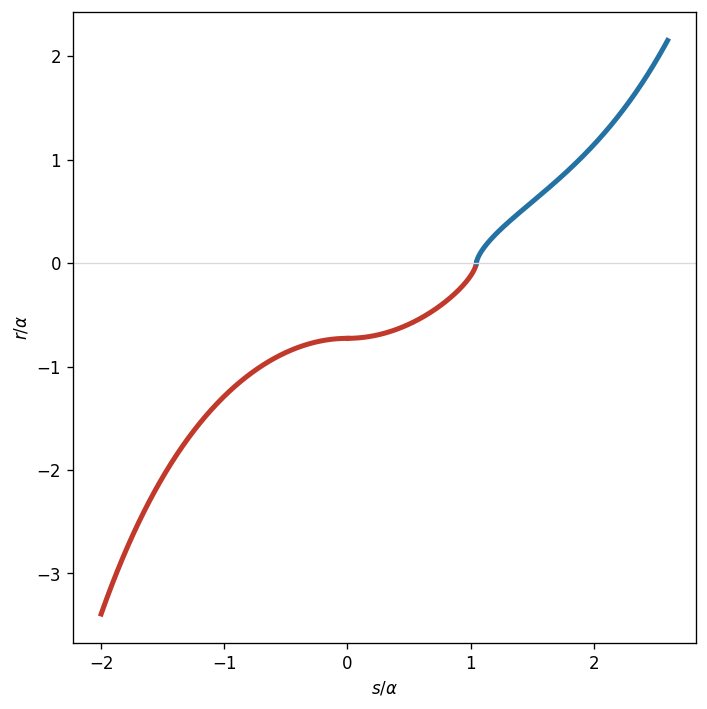

Reproduce this figure in Python.
"""
F_flat.py -- verifies (and draws) panel (F): the cosmological bundle r(s) against arc length s in complex
  cosmic time. The bead's tau~ path is TWO PERPENDICULAR straight legs joined by the lift, so s is the EXACT
  arc length (|dtau~/ds|=1 on each leg): collapse (Im tau~=-pi/3, horizontal), the lift (Re tau~=0, vertical),
  expansion (Im tau~=0, horizontal). r(s) is single-valued, monotonic, smooth; continuous across both joints;
  dr/ds=0 at the turnaround r=-A=-cbrt2 alpha/sqrt3 (horizontal tangent, collapse stops) and dr/ds->inf at
  r=0 (vertical tangent, the bounded crossing); front seam at r=+alpha/sqrt3. [P7 CR_framework -- fig panel F]
STATUS: ✔✔   RUN: python3 F_flat.py   RUNTIME: ~3s (also writes F_flat.pdf/png)
CONTROL: the two horizontal legs and the vertical lift are perpendicular (dot product 0); s is arc length
  because each leg is unit-tau~-speed and straight -- not a numerical fit.
ORIGIN: corpus/F_flat.py, verified + strengthened + canonicalized r1357.
ORIGIN-DIVERGENCE: origin corpus/F_flat.py is the figure script; this is the verified+strengthened variant its INDEX row already names. Adjudicated r2376 (c54.3): THIS COPY AUTHORITATIVE.
"""
import numpy as np
al = 1.0
A  = 2**(1/3) * al / np.sqrt(3)          # = (2M a^2)^{1/3} at Nariai
P  = np.pi/3                             # the lift's length in s

def tau_of_s(s):                         # the tau~-path (complex), piecewise straight
    if s <= 0:      return complex(s, -P)              # collapse: horizontal, Im=-pi/3
    elif s < P:     return complex(0.0, s - P)         # lift: vertical, Re=0
    else:           return complex(s - P, 0.0)         # expansion: horizontal, Im=0
def r_of_s(s):
    s = np.asarray(s, float); out = np.empty_like(s)
    m1, m2, m3 = s <= 0, (s > 0) & (s <= P), s > P
    out[m1] = -A * np.cosh(1.5*s[m1])**(2/3)
    out[m2] = -A * np.sin(1.5*(P - s[m2]))**(2/3)
    out[m3] =  A * np.sinh(1.5*(s[m3] - P))**(2/3)
    return out
def check(t,c): print(f"  [{'PASS' if c else 'FAIL'}] {t}"); return bool(c)
ok=True
print("="*72); print("F_flat -- r(s) against exact arc length in complex cosmic time"); print("="*72)
# (1) arc-length exactness: |dtau~/ds|=1 on each leg; legs straight
h=1e-6
for s0,name in [(-0.5,'collapse'),(0.15,'lift'),(0.9,'expansion')]:
    v=(tau_of_s(s0+h)-tau_of_s(s0-h))/(2*h)
    ok&=check(f"|dtau~/ds|=1 on the {name} leg (unit-speed, straight) -> s is exact arc length", abs(abs(v)-1)<1e-4)
# (2) perpendicular legs: collapse/expansion horizontal, lift vertical
v_coll=(tau_of_s(-0.5+h)-tau_of_s(-0.5-h))/(2*h); v_lift=(tau_of_s(0.15+h)-tau_of_s(0.15-h))/(2*h)
ok&=check("collapse leg horizontal (Im const), lift vertical (Re const) -> PERPENDICULAR (dot=0)",
          abs(v_coll.imag)<1e-4 and abs(v_lift.real)<1e-4 and abs(v_coll.real*v_lift.real+v_coll.imag*v_lift.imag)<1e-4)
# (3) continuity across both joints
ok&=check("continuous at s=0 joint: r=-A both sides (the turnaround)", abs(float(r_of_s(-1e-7))-float(r_of_s(1e-7)))<1e-4 and abs(float(r_of_s(0.0))+A)<1e-9)
ok&=check("continuous at s=pi/3 joint: r=0 both sides (the seam)", abs(float(r_of_s(P-1e-7))-float(r_of_s(P+1e-7)))<1e-4 and abs(float(r_of_s(P)))<1e-6)
# (4) monotonic increasing over the whole path
ss=np.linspace(-2.0,2.6,4000); rs=r_of_s(ss)
ok&=check("r(s) single-valued & MONOTONIC increasing over the full path", np.all(np.diff(rs)>0))
# (5) tangents: dr/ds=0 at turnaround (s=0), dr/ds->inf at r=0 (s=pi/3)
dr0=(float(r_of_s(0.0+1e-5))-float(r_of_s(0.0-1e-5)))/(2e-5)
drP=(float(r_of_s(P-1e-9))-float(r_of_s(P-1e-6)))/( (P-1e-9)-(P-1e-6) )
ok&=check("dr/ds=0 at the turnaround r=-A (horizontal tangent, collapse stops)", abs(dr0)<1e-2)
ok&=check("dr/ds -> inf at r=0 (vertical tangent, the bounded crossing)", abs(drP)>50)
# (6) landmark values
ok&=check("turnaround r=-A=-cbrt2 alpha/sqrt3", abs(float(r_of_s(0.0)) - (-2**(1/3)/np.sqrt(3)))<1e-9)
s_seam = P + (2/3)*np.arcsinh(((1/np.sqrt(3))/A)**1.5)     # front seam on expansion leg
ok&=check("front seam reached at r=+alpha/sqrt3 on the expansion leg", abs(float(r_of_s(s_seam)) - 1/np.sqrt(3))<1e-6)
# (bonus) draw the figure
import os
try:
    import matplotlib; matplotlib.use('Agg'); import matplotlib.pyplot as plt
    fig,ax=plt.subplots(figsize=(6.0,6.0))
    for seg,col in [((-2.0,0),'#c0392b'),((0,P),'#c0392b'),((P,2.6),'#2471a3')]:
        xx=np.linspace(*seg,600); ax.plot(xx,r_of_s(xx),color=col,lw=3)
    ax.set_xlabel('$s/\\alpha$'); ax.set_ylabel('$r/\\alpha$'); ax.axhline(0,color='0.85',lw=0.8)
    plt.tight_layout()
    # ** r4012: RENDER ALWAYS, OVERWRITE ONLY DELIBERATELY. **  This was `savefig('F_flat.png')`
    # unconditionally, and `F_flat.png` is TRACKED -- the one tracked image any receipt writes
    # (checked: three receipts call savefig, this is the only one whose target is in the index).
    #   ⛔ *So running the suite DIRTIED THE WORKING TREE*, by a few hundred bytes of matplotlib
    #     version drift with no change to the figure.  ** A verification pass that mutates the
    #     thing it is verifying leaves you unable to tell a real diff from having looked. **  It
    #     also means the committed artefact silently becomes whichever renderer ran last.
    # ⌗ The draw still happens EVERY run, to a temporary file, so a break in the figure code
    #   still fails this receipt -- what is conditional is the OVERWRITE, never the exercise.
    import tempfile, shutil
    _fd, _tmp = tempfile.mkstemp(suffix='.png', prefix='F_flat.'); os.close(_fd)
    plt.savefig(_tmp, dpi=120, bbox_inches='tight')
    if not os.path.exists('F_flat.png') or os.environ.get('REGEN_FIGURES') == '1':
        shutil.move(_tmp, 'F_flat.png'); print("  (figure F_flat.png written)")
    else:
        os.unlink(_tmp)
        print("  (figure rendered and checked; F_flat.png left as committed -- "
              "REGEN_FIGURES=1 to refresh it)")
except Exception as e:
    print("  (figure skipped:", e, ")")
print("="*72)
print("RESULT:", "ALL PASS -- s is the exact arc length of two perpendicular straight legs + the lift; r(s)\n         single-valued, monotonic, smooth; horizontal tangent at the turnaround, vertical at the seam." if ok else "SOME FAILED")
print("="*72)

# =============================================================================================
# r2376+c54.161 -- ASSERTIONS.  Every check above only PRINTED [PASS]/[FAIL] into `ok`, so the
# script exited 0 either way; `ok` is asserted here.  And two things the panel's caption states
# were never computed: the BACK SEAM at r = -2 alpha/sqrt3 (the caption's second seam; only the
# front seam +alpha/sqrt3 is checked above) and the seams' "2:1 spacing along s".  Both are
# computed here -- the back seam by bisecting r(s) on the collapse leg, and the spacing as the
# two seams' s-offsets from the two ends of the lift, which come out in the ratio 2 exactly.
assert ok, "F_flat: one of the printed checks FAILED"
def _bisect_r(target, lo, hi, n=200):
    g = lambda s_: float(r_of_s(s_)) - target
    for _ in range(n):
        mid = 0.5*(lo + hi)
        if g(lo)*g(mid) <= 0: hi = mid
        else: lo = mid
    return 0.5*(lo + hi)
s_back = _bisect_r(-2*al/np.sqrt(3), -3.0, -1e-9)                    # the BACK seam, r = -2a/sqrt3
assert abs(float(r_of_s(s_back)) + 1.1547005) < 1e-6                 # -2 alpha/sqrt3
assert abs(s_back + 0.87797193) < 1e-6                               # = -(2/3) arccosh 2
assert s_back < 0.0 and abs(float(r_of_s(0.0)) + A) < 1e-9           # it is BEFORE the turnaround
assert abs(float(r_of_s(s_seam)) - 0.57735027) < 1e-6                # the front seam, +alpha/sqrt3
ratio_2to1 = (0.0 - s_back)/(s_seam - P)      # back seam -> turnaround, vs lift end -> front seam
assert abs(ratio_2to1 - 2.0) < 1e-9                                  # ** the caption's 2:1 **
assert abs(float(r_of_s(s_back))/float(r_of_s(s_seam)) + 2.0) < 1e-6 # and the radii are 2:1 too
# CONTROL: the turnaround is NOT a seam -- r there is -cbrt2 alpha/sqrt3, not -2 alpha/sqrt3.
assert abs(float(r_of_s(0.0)) + 1.1547005) > 0.4
print(f"  [r2376+c54.161] back seam computed at s = {s_back:.8f}, r = {float(r_of_s(s_back)):.8f}")
print(f"  = -2 alpha/sqrt3; seam s-offsets from the lift's two ends in the ratio {ratio_2to1:.8f}")
print("  -- the caption's 2:1 spacing, and `ok` asserted so a FAIL now stops the run.")
print("="*72)
